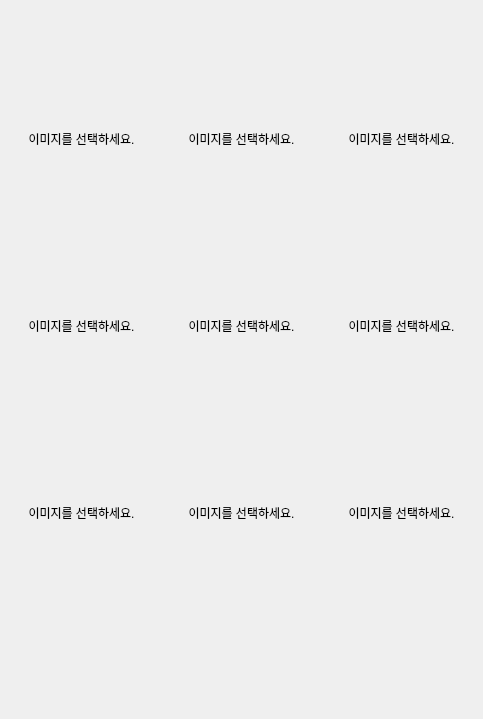
       <widget class="QWidget" name="page_9frame_ver">
        <property name="sizePolicy">
         <sizepolicy hsizetype="Fixed" vsizetype="Fixed">
          <horstretch>0</horstretch>
          <verstretch>0</verstretch>
         </sizepolicy>
        </property>
        <property name="minimumSize">
         <size>
          <width>483</width>
          <height>719</height>
         </size>
        </property>
        <property name="maximumSize">
         <size>
          <width>483</width>
          <height>719</height>
         </size>
        </property>
        <property name="styleSheet">
         <string notr="true"/>
        </property>
        <layout class="QGridLayout" name="gridLayout_10">
         <property name="leftMargin">
          <number>0</number>
         </property>
         <property name="topMargin">
          <number>0</number>
         </property>
         <property name="rightMargin">
          <number>0</number>
         </property>
         <property name="bottomMargin">
          <number>0</number>
         </property>
         <property name="spacing">
          <number>0</number>
         </property>
         <item row="5" column="3">
          <widget class="QLabel" name="frame_9_ver_image8">
           <property name="sizePolicy">
            <sizepolicy hsizetype="Expanding" vsizetype="Expanding">
             <horstretch>0</horstretch>
             <verstretch>0</verstretch>
            </sizepolicy>
           </property>
           <property name="cursor">
            <cursorShape>OpenHandCursor</cursorShape>
           </property>
           <property name="styleSheet">
            <string notr="true"/>
           </property>
           <property name="text">
            <string>이미지를 선택하세요.</string>
           </property>
           <property name="alignment">
            <set>Qt::AlignCenter</set>
           </property>
          </widget>
         </item>
         <item row="4" column="1">
          <spacer name="verticalSpacer_7">
           <property name="orientation">
            <enum>Qt::Vertical</enum>
           </property>
           <property name="sizeType">
            <enum>QSizePolicy::Fixed</enum>
           </property>
           <property name="sizeHint" stdset="0">
            <size>
             <width>20</width>
             <height>3</height>
            </size>
           </property>
          </spacer>
         </item>
         <item row="1" column="1">
          <widget class="QLabel" name="frame_9_ver_image1">
           <property name="sizePolicy">
            <sizepolicy hsizetype="Expanding" vsizetype="Expanding">
             <horstretch>0</horstretch>
             <verstretch>0</verstretch>
            </sizepolicy>
           </property>
           <property name="cursor">
            <cursorShape>OpenHandCursor</cursorShape>
           </property>
           <property name="styleSheet">
            <string notr="true"/>
           </property>
           <property name="text">
            <string>이미지를 선택하세요.</string>
           </property>
           <property name="alignment">
            <set>Qt::AlignCenter</set>
           </property>
          </widget>
         </item>
         <item row="1" column="3">
          <widget class="QLabel" name="frame_9_ver_image2">
           <property name="sizePolicy">
            <sizepolicy hsizetype="Expanding" vsizetype="Expanding">
             <horstretch>0</horstretch>
             <verstretch>0</verstretch>
            </sizepolicy>
           </property>
           <property name="cursor">
            <cursorShape>OpenHandCursor</cursorShape>
           </property>
           <property name="styleSheet">
            <string notr="true"/>
           </property>
           <property name="text">
            <string>이미지를 선택하세요.</string>
           </property>
           <property name="alignment">
            <set>Qt::AlignCenter</set>
           </property>
           <property name="margin">
            <number>0</number>
           </property>
          </widget>
         </item>
         <item row="1" column="0">
          <spacer name="horizontalSpacer_3">
           <property name="orientation">
            <enum>Qt::Horizontal</enum>
           </property>
           <property name="sizeType">
            <enum>QSizePolicy::Fixed</enum>
           </property>
           <property name="sizeHint" stdset="0">
            <size>
             <width>3</width>
             <height>20</height>
            </size>
           </property>
          </spacer>
         </item>
         <item row="1" column="4">
          <spacer name="horizontalSpacer_2">
           <property name="orientation">
            <enum>Qt::Horizontal</enum>
           </property>
           <property name="sizeType">
            <enum>QSizePolicy::Fixed</enum>
           </property>
           <property name="sizeHint" stdset="0">
            <size>
             <width>3</width>
             <height>20</height>
            </size>
           </property>
          </spacer>
         </item>
         <item row="1" column="2">
          <spacer name="horizontalSpacer">
           <property name="orientation">
            <enum>Qt::Horizontal</enum>
           </property>
           <property name="sizeType">
            <enum>QSizePolicy::Fixed</enum>
           </property>
           <property name="sizeHint" stdset="0">
            <size>
             <width>3</width>
             <height>20</height>
            </size>
           </property>
          </spacer>
         </item>
         <item row="5" column="1">
          <widget class="QLabel" name="frame_9_ver_image7">
           <property name="sizePolicy">
            <sizepolicy hsizetype="Expanding" vsizetype="Expanding">
             <horstretch>0</horstretch>
             <verstretch>0</verstretch>
            </sizepolicy>
           </property>
           <property name="cursor">
            <cursorShape>OpenHandCursor</cursorShape>
           </property>
           <property name="styleSheet">
            <string notr="true"/>
           </property>
           <property name="text">
            <string>이미지를 선택하세요.</string>
           </property>
           <property name="alignment">
            <set>Qt::AlignCenter</set>
           </property>
          </widget>
         </item>
         <item row="1" column="5">
          <widget class="QLabel" name="frame_9_ver_image3">
           <property name="sizePolicy">
            <sizepolicy hsizetype="Expanding" vsizetype="Expanding">
             <horstretch>0</horstretch>
             <verstretch>0</verstretch>
            </sizepolicy>
           </property>
           <property name="cursor">
            <cursorShape>OpenHandCursor</cursorShape>
           </property>
           <property name="styleSheet">
            <string notr="true"/>
           </property>
           <property name="text">
            <string>이미지를 선택하세요.</string>
           </property>
           <property name="alignment">
            <set>Qt::AlignCenter</set>
           </property>
          </widget>
         </item>
         <item row="7" column="1" colspan="5">
          <widget class="QLabel" name="frame_9_ver_label">
           <property name="sizePolicy">
            <sizepolicy hsizetype="Preferred" vsizetype="Fixed">
             <horstretch>0</horstretch>
             <verstretch>0</verstretch>
            </sizepolicy>
           </property>
           <property name="minimumSize">
            <size>
             <width>0</width>
             <height>111</height>
            </size>
           </property>
           <property name="maximumSize">
            <size>
             <width>16777215</width>
             <height>111</height>
            </size>
           </property>
           <property name="font">
            <font>
             <pointsize>12</pointsize>
             <italic>true</italic>
            </font>
           </property>
           <property name="text">
            <string/>
           </property>
           <property name="alignment">
            <set>Qt::AlignHCenter|Qt::AlignTop</set>
           </property>
           <property name="margin">
            <number>15</number>
           </property>
          </widget>
         </item>
         <item row="5" column="5">
          <widget class="QLabel" name="frame_9_ver_image9">
           <property name="sizePolicy">
            <sizepolicy hsizetype="Expanding" vsizetype="Expanding">
             <horstretch>0</horstretch>
             <verstretch>0</verstretch>
            </sizepolicy>
           </property>
           <property name="cursor">
            <cursorShape>OpenHandCursor</cursorShape>
           </property>
           <property name="styleSheet">
            <string notr="true"/>
           </property>
           <property name="text">
            <string>이미지를 선택하세요.</string>
           </property>
           <property name="alignment">
            <set>Qt::AlignCenter</set>
           </property>
          </widget>
         </item>
         <item row="3" column="5">
          <widget class="QLabel" name="frame_9_ver_image6">
           <property name="sizePolicy">
            <sizepolicy hsizetype="Expanding" vsizetype="Expanding">
             <horstretch>0</horstretch>
             <verstretch>0</verstretch>
            </sizepolicy>
           </property>
           <property name="cursor">
            <cursorShape>OpenHandCursor</cursorShape>
           </property>
           <property name="styleSheet">
            <string notr="true"/>
           </property>
           <property name="text">
            <string>이미지를 선택하세요.</string>
           </property>
           <property name="alignment">
            <set>Qt::AlignCenter</set>
           </property>
          </widget>
         </item>
         <item row="3" column="3">
          <widget class="QLabel" name="frame_9_ver_image5">
           <property name="sizePolicy">
            <sizepolicy hsizetype="Expanding" vsizetype="Expanding">
             <horstretch>0</horstretch>
             <verstretch>0</verstretch>
            </sizepolicy>
           </property>
           <property name="cursor">
            <cursorShape>OpenHandCursor</cursorShape>
           </property>
           <property name="styleSheet">
            <string notr="true"/>
           </property>
           <property name="text">
            <string>이미지를 선택하세요.</string>
           </property>
           <property name="alignment">
            <set>Qt::AlignCenter</set>
           </property>
           <property name="margin">
            <number>0</number>
           </property>
          </widget>
         </item>
         <item row="3" column="1">
          <widget class="QLabel" name="frame_9_ver_image4">
           <property name="sizePolicy">
            <sizepolicy hsizetype="Expanding" vsizetype="Expanding">
             <horstretch>0</horstretch>
             <verstretch>0</verstretch>
            </sizepolicy>
           </property>
           <property name="cursor">
            <cursorShape>OpenHandCursor</cursorShape>
           </property>
           <property name="styleSheet">
            <string notr="true"/>
           </property>
           <property name="text">
            <string>이미지를 선택하세요.</string>
           </property>
           <property name="alignment">
            <set>Qt::AlignCenter</set>
           </property>
          </widget>
         </item>
         <item row="0" column="1" colspan="5">
          <widget class="QLabel" name="label_14">
           <property name="sizePolicy">
            <sizepolicy hsizetype="Preferred" vsizetype="Fixed">
             <horstretch>0</horstretch>
             <verstretch>0</verstretch>
            </sizepolicy>
           </property>
           <property name="minimumSize">
            <size>
             <width>0</width>
             <height>47</height>
            </size>
           </property>
           <property name="maximumSize">
            <size>
             <width>16777215</width>
             <height>47</height>
            </size>
           </property>
           <property name="text">
            <string/>
           </property>
          </widget>
         </item>
         <item row="2" column="1">
          <spacer name="verticalSpacer_6">
           <property name="orientation">
            <enum>Qt::Vertical</enum>
           </property>
           <property name="sizeType">
            <enum>QSizePolicy::Fixed</enum>
           </property>
           <property name="sizeHint" stdset="0">
            <size>
             <width>20</width>
             <height>3</height>
            </size>
           </property>
          </spacer>
         </item>
         <item row="1" column="6">
          <spacer name="horizontalSpacer_4">
           <property name="orientation">
            <enum>Qt::Horizontal</enum>
           </property>
           <property name="sizeType">
            <enum>QSizePolicy::Fixed</enum>
           </property>
           <property name="sizeHint" stdset="0">
            <size>
             <width>3</width>
             <height>20</height>
            </size>
           </property>
          </spacer>
         </item>
         <item row="6" column="1">
          <spacer name="verticalSpacer_8">
           <property name="orientation">
            <enum>Qt::Vertical</enum>
           </property>
           <property name="sizeType">
            <enum>QSizePolicy::Fixed</enum>
           </property>
           <property name="sizeHint" stdset="0">
            <size>
             <width>20</width>
             <height>3</height>
            </size>
           </property>
          </spacer>
         </item>
        </layout>
       </widget>
